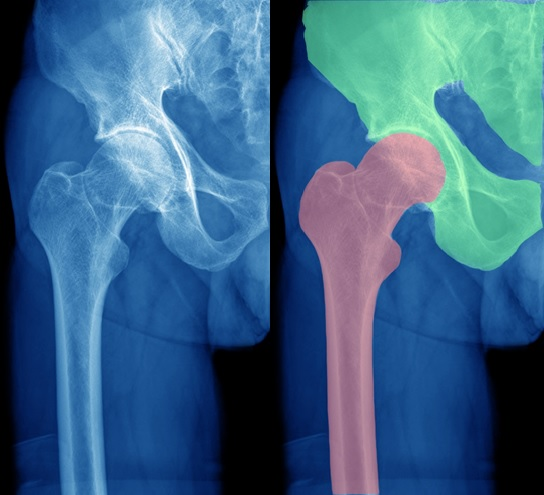
#> input picture image_dir/RSIP_Example_HipSegmentation.jpg, 544 x 495 px, found by its file name
$ python openCV_autoCropper.py
#> lines starting #> are read from the running program, lines starting #| are printed output that depends on the picture
#!/usr/bin/python

import cv2
from PIL import Image
import os

fdict = {"RSIP_Example_HipSegmentation.jpg" : 1}

def autoCropper(image_dir, cropped_dir, file_dict):
#> called with image_dir = 'test_images_dir', cropped_dir = 'crop_test_dir'
	full_path = os.path.abspath(image_dir)
	full_cropped_path = os.path.abspath(cropped_dir)


	for k, v in file_dict.items():

		fname = full_path + "/" + k

		cropped_fname = full_cropped_path + "/" + k[:-4] + "_cropped.jpg"

		absolute_img_filename = fname
		image = Image.open(absolute_img_filename)
#> image is the input picture: PIL image 544x495 RGB; mean R, G, B 58.4, 101.9, 135.6
		shape = image.size
#> shape = (544, 495)
		image.close()

		x = shape[0]
#> x = 544
		y = shape[1]
#> y = 495
		midx = x // 2
#> midx = 272
		midy = y // 2
#> midy = 247

		img = cv2.imread(fname)

		if v == 1:
			crop_img = img[0:midy, midx:x]
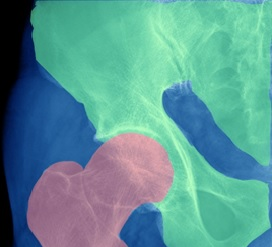
#> crop_img: shape (247, 272, 3); mean B, G, R 148.4, 150.7, 91.2


		elif v == 2:
			crop_img = img[0:midy, 0:midx]

		elif v == 3:
			crop_img = img[midy:y, 0:midx]

		elif v == 4:
			crop_img = img[midy:y, midx:x]


		cv2.imwrite(cropped_fname, crop_img)

		return print(cropped_fname, "created successfully")


crop = autoCropper("test_images_dir", "crop_test_dir", fdict)


$ run again, with image_dir/S8850_Before_V1.jpg copied over image_dir/RSIP_Example_HipSegmentation.jpg
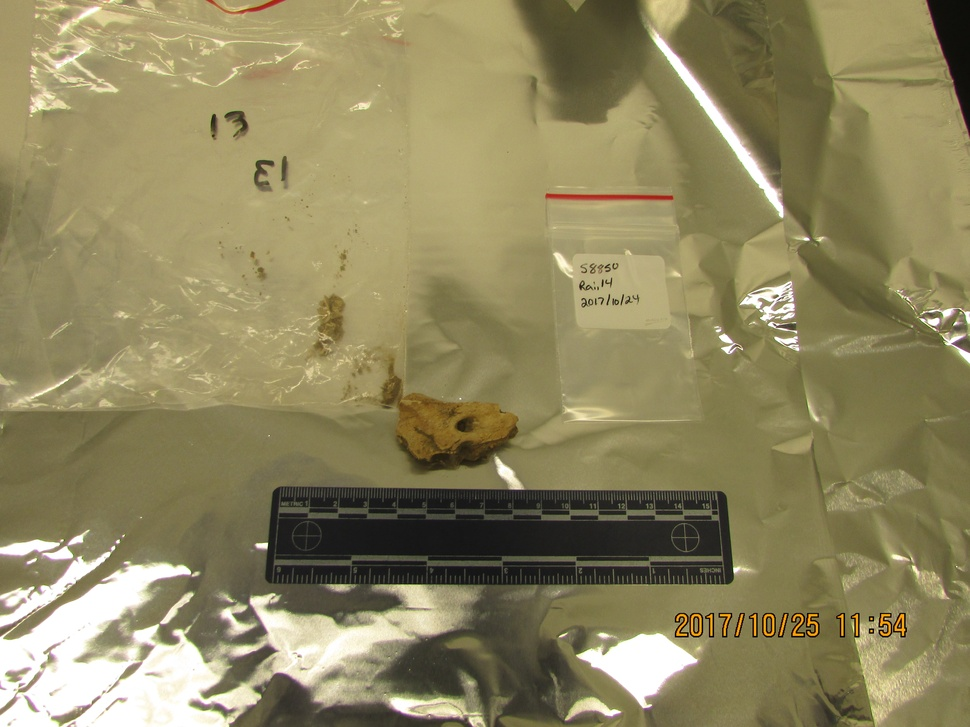
#> input picture image_dir/S8850_Before_V1.jpg, 970 x 727 px, shrunk from 4608 x 3456 before the run, found by its file name
#> in autoCropper, image is the input picture: PIL image 970x727 RGB; mean R, G, B 142.8, 134.3, 95.4
#> in autoCropper, `crop_img = img[0:midy, midx:x]`:
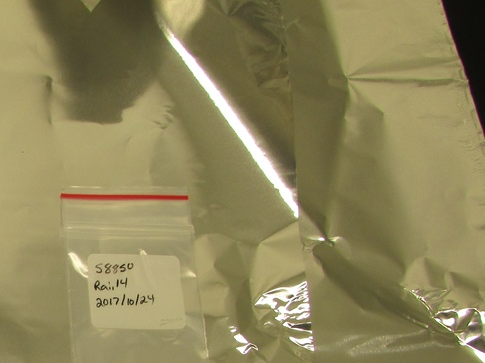
#> crop_img: shape (363, 485, 3); mean B, G, R 89.7, 133, 142
